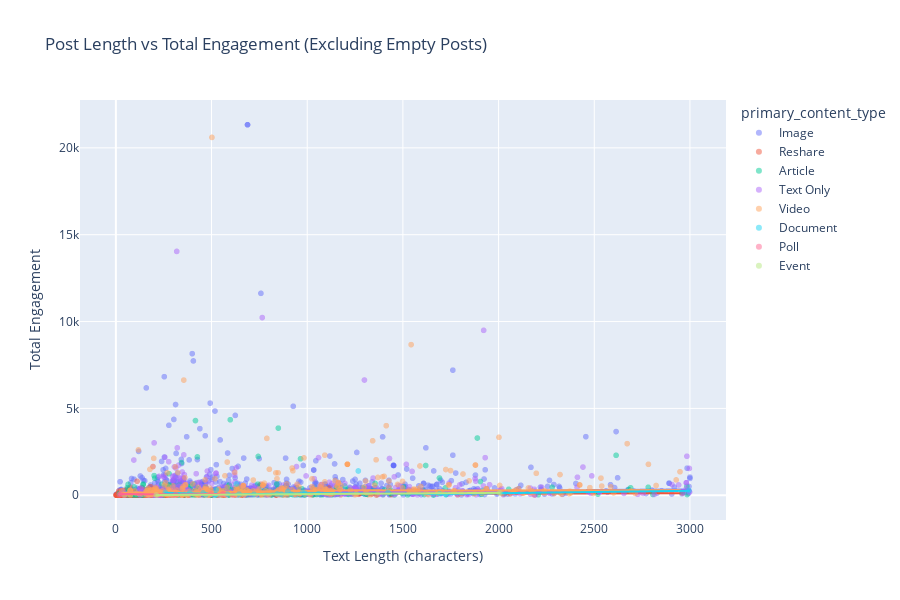

Source (notebook cell):
### Code cell
# Visualize length vs engagement with smooth curve
fig = px.scatter(
    df_with_text.sample(min(3000, len(df_with_text))),
    x='text_length',
    y='total_engagement',
    color='primary_content_type',
    title='Post Length vs Total Engagement (Excluding Empty Posts)',
    labels={'text_length': 'Text Length (characters)', 'total_engagement': 'Total Engagement'},
    opacity=0.5,
    trendline='lowess',
    hover_data=['authorName', 'numLikes', 'numShares', 'numComments']
)

fig.update_layout(height=600)
fig.show()

# Display static image for GitHub preview
from IPython.display import Image, display
import plotly.io as pio
try:
    img_bytes = pio.to_image(fig, format="png", width=1200, height=700)
    display(Image(img_bytes))
except Exception as e:
    print("Install kaleido: pip install kaleido")
fig.write_html('../output/figures/length_vs_engagement_detailed.html')

### Figure 1 — Plotly figure (JSON) as saved in the notebook; plotly's stock layout.template omitted (floating-point values rounded to 4 significant figures; data arrays with more than 128 entries replaced by an {"elided": "..."} marker saying what was removed)
{"data": [{"customdata": {"elided": "1117x4 mixed values"}, "hovertemplate": "primary_content_type=Image<br>Text Length (characters)=%{x}<br>Total Engagement=%{y}<br>authorName=%{customdata[0]}<br>numLikes=%{customdata[1]}<br>numShares=%{customdata[2]}<br>numComments=%{customdata[3]}<extra></extra>", "legendgroup": "Image", "marker": {"color": "#636efa", "opacity": 0.5, "symbol": "circle"}, "mode": "markers", "name": "Image", "showlegend": true, "type": "scattergl", "x": {"elided": "1117 int values"}, "xaxis": "x", "y": {"elided": "1117 int values"}, "yaxis": "y"}, {"hovertemplate": "<b>LOWESS trendline</b><br><br>primary_content_type=Image<br>Text Length (characters)=%{x}<br>Total Engagement=%{y} <b>(trend)</b><extra></extra>", "legendgroup": "Image", "marker": {"color": "#636efa", "symbol": "circle"}, "mode": "lines", "name": "Image", "showlegend": false, "type": "scattergl", "x": {"elided": "1117 int values"}, "xaxis": "x", "y": {"elided": "1117 float values"}, "yaxis": "y"}, {"customdata": {"elided": "620x4 mixed values"}, "hovertemplate": "primary_content_type=Reshare<br>Text Length (characters)=%{x}<br>Total Engagement=%{y}<br>authorName=%{customdata[0]}<br>numLikes=%{customdata[1]}<br>numShares=%{customdata[2]}<br>numComments=%{customdata[3]}<extra></extra>", "legendgroup": "Reshare", "marker": {"color": "#EF553B", "opacity": 0.5, "symbol": "circle"}, "mode": "markers", "name": "Reshare", "showlegend": true, "type": "scattergl", "x": {"elided": "620 int values"}, "xaxis": "x", "y": {"elided": "620 int values"}, "yaxis": "y"}, {"hovertemplate": "<b>LOWESS trendline</b><br><br>primary_content_type=Reshare<br>Text Length (characters)=%{x}<br>Total Engagement=%{y} <b>(trend)</b><extra></extra>", "legendgroup": "Reshare", "marker": {"color": "#EF553B", "symbol": "circle"}, "mode": "lines", "name": "Reshare", "showlegend": false, "type": "scattergl", "x": {"elided": "620 int values"}, "xaxis": "x", "y": {"elided": "620 float values"}, "yaxis": "y"}, {"customdata": {"elided": "433x4 mixed values"}, "hovertemplate": "primary_content_type=Article<br>Text Length (characters)=%{x}<br>Total Engagement=%{y}<br>authorName=%{customdata[0]}<br>numLikes=%{customdata[1]}<br>numShares=%{customdata[2]}<br>numComments=%{customdata[3]}<extra></extra>", "legendgroup": "Article", "marker": {"color": "#00cc96", "opacity": 0.5, "symbol": "circle"}, "mode": "markers", "name": "Article", "showlegend": true, "type": "scattergl", "x": {"elided": "433 int values"}, "xaxis": "x", "y": {"elided": "433 int values"}, "yaxis": "y"}, {"hovertemplate": "<b>LOWESS trendline</b><br><br>primary_content_type=Article<br>Text Length (characters)=%{x}<br>Total Engagement=%{y} <b>(trend)</b><extra></extra>", "legendgroup": "Article", "marker": {"color": "#00cc96", "symbol": "circle"}, "mode": "lines", "name": "Article", "showlegend": false, "type": "scattergl", "x": {"elided": "433 int values"}, "xaxis": "x", "y": {"elided": "433 float values"}, "yaxis": "y"}, {"customdata": {"elided": "387x4 mixed values"}, "hovertemplate": "primary_content_type=Text Only<br>Text Length (characters)=%{x}<br>Total Engagement=%{y}<br>authorName=%{customdata[0]}<br>numLikes=%{customdata[1]}<br>numShares=%{customdata[2]}<br>numComments=%{customdata[3]}<extra></extra>", "legendgroup": "Text Only", "marker": {"color": "#ab63fa", "opacity": 0.5, "symbol": "circle"}, "mode": "markers", "name": "Text Only", "showlegend": true, "type": "scattergl", "x": {"elided": "387 int values"}, "xaxis": "x", "y": {"elided": "387 int values"}, "yaxis": "y"}, {"hovertemplate": "<b>LOWESS trendline</b><br><br>primary_content_type=Text Only<br>Text Length (characters)=%{x}<br>Total Engagement=%{y} <b>(trend)</b><extra></extra>", "legendgroup": "Text Only", "marker": {"color": "#ab63fa", "symbol": "circle"}, "mode": "lines", "name": "Text Only", "showlegend": false, "type": "scattergl", "x": {"elided": "387 int values"}, "xaxis": "x", "y": {"elided": "387 float values"}, "yaxis": "y"}, {"customdata": {"elided": "411x4 mixed values"}, "hovertemplate": "primary_content_type=Video<br>Text Length (characters)=%{x}<br>Total Engagement=%{y}<br>authorName=%{customdata[0]}<br>numLikes=%{customdata[1]}<br>numShares=%{customdata[2]}<br>numComments=%{customdata[3]}<extra></extra>", "legendgroup": "Video", "marker": {"color": "#FFA15A", "opacity": 0.5, "symbol": "circle"}, "mode": "markers", "name": "Video", "showlegend": true, "type": "scattergl", "x": {"elided": "411 int values"}, "xaxis": "x", "y": {"elided": "411 int values"}, "yaxis": "y"}, {"hovertemplate": "<b>LOWESS trendline</b><br><br>primary_content_type=Video<br>Text Length (characters)=%{x}<br>Total Engagement=%{y} <b>(trend)</b><extra></extra>", "legendgroup": "Video", "marker": {"color": "#FFA15A", "symbol": "circle"}, "mode": "lines", "name": "Video", "showlegend": false, "type": "scattergl", "x": {"elided": "411 int values"}, "xaxis": "x", "y": {"elided": "411 float values"}, "yaxis": "y"}, {"customdata": [["Lightspeed", 61, 15, 3], ["Magnus Grimeland", 119, 5, 7], ["Venture Atlanta Conference", 55, 8, 10], ["Jordan Mazer", 26, 0, 38], ["James Donner", 49, 2, 6], ["Tom Humphrey", 197, 8, 17], ["Accel in India", 119, 5, 5], ["a16z Bio + Health", 134, 14, 6], ["Michelle You", 74, 5, 5], ["Transform", 28, 7, 1], ["Baz", 11, 1, 0], ["Richard Snee", 19, 2, 2], ["Ashwin Sreenivas", 55, 3, 4], ["Accel", 140, 13, 4], ["ModernLoop", 38, 12, 7], ["Kofi Ampadu", 142, 9, 6], ["Troy Kirwin", 205, 37, 31], ["Transform", 26, 4, 2], ["Andreessen Horowitz", 548, 82, 23], ["Martin Mignot", 105, 1, 11], ["Bits & Pretzels", 52, 3, 4], ["Joe Schmidt IV", 1183, 89, 125], ["Castelion", 274, 29, 8]], "hovertemplate": "primary_content_type=Document<br>Text Length (characters)=%{x}<br>Total Engagement=%{y}<br>authorName=%{customdata[0]}<br>numLikes=%{customdata[1]}<br>numShares=%{customdata[2]}<br>numComments=%{customdata[3]}<extra></extra>", "legendgroup": "Document", "marker": {"color": "#19d3f3", "opacity": 0.5, "symbol": "circle"}, "mode": "markers", "name": "Document", "showlegend": true, "type": "scattergl", "x": [1058, 456, 843, 644, 583, 899, 387, 259, 1691, 1724, 518, 521, 916, 976, 722, 1422, 2995, 470, 629, 988, 864, 1267, 524], "xaxis": "x", "y": [79, 131, 73, 64, 57, 222, 129, 154, 84, 36, 12, 23, 62, 157, 57, 157, 273, 32, 653, 117, 59, 1397, 311], "yaxis": "y"}, {"hovertemplate": "<b>LOWESS trendline</b><br><br>primary_content_type=Document<br>Text Length (characters)=%{x}<br>Total Engagement=%{y} <b>(trend)</b><extra></extra>", "legendgroup": "Document", "marker": {"color": "#19d3f3", "symbol": "circle"}, "mode": "lines", "name": "Document", "showlegend": false, "type": "scattergl", "x": [259, 387, 456, 470, 518, 521, 524, 583, 629, 644, 722, 843, 864, 899, 916, 976, 988, 1058, 1267, 1422, 1691, 1724, 2995], "xaxis": "x", "y": [142.9, 103.5, 84.7, 81.11, 69.37, 68.67, 67.98, 57.24, 59.7, 59.2, 64.89, 88.23, 91.32, 96.53, 98.97, 107.6, 109.3, 116.9, 105.3, 92.84, 78.99, 77.1, 255.7], "yaxis": "y"}, {"customdata": [["Jordan Mazer", 27, 1, 48], ["Jordan Mazer", 17, 0, 23], ["Jordan Mazer", 21, 1, 48], ["Jordan Mazer", 32, 0, 41], ["Jordan Mazer", 20, 0, 21], ["Jordan Mazer", 14, 1, 55], ["Jordan Mazer", 10, 0, 6]], "hovertemplate": "primary_content_type=Poll<br>Text Length (characters)=%{x}<br>Total Engagement=%{y}<br>authorName=%{customdata[0]}<br>numLikes=%{customdata[1]}<br>numShares=%{customdata[2]}<br>numComments=%{customdata[3]}<extra></extra>", "legendgroup": "Poll", "marker": {"color": "#FF6692", "opacity": 0.5, "symbol": "circle"}, "mode": "markers", "name": "Poll", "showlegend": true, "type": "scattergl", "x": [26, 19, 557, 497, 312, 562, 612], "xaxis": "x", "y": [76, 40, 70, 73, 41, 70, 16], "yaxis": "y"}, {"hovertemplate": "<b>LOWESS trendline</b><br><br>primary_content_type=Poll<br>Text Length (characters)=%{x}<br>Total Engagement=%{y} <b>(trend)</b><extra></extra>", "legendgroup": "Poll", "marker": {"color": "#FF6692", "symbol": "circle"}, "mode": "lines", "name": "Poll", "showlegend": false, "type": "scattergl", "x": [19, 26, 312, 497, 557, 562, 612], "xaxis": "x", "y": [40.0, 76.0, 41.0, 72.99, 71.78, 67.39, 16.18], "yaxis": "y"}, {"customdata": [["Transform", 44, 7, 87], ["Transform", 7, 3, 0]], "hovertemplate": "primary_content_type=Event<br>Text Length (characters)=%{x}<br>Total Engagement=%{y}<br>authorName=%{customdata[0]}<br>numLikes=%{customdata[1]}<br>numShares=%{customdata[2]}<br>numComments=%{customdata[3]}<extra></extra>", "legendgroup": "Event", "marker": {"color": "#B6E880", "opacity": 0.5, "symbol": "circle"}, "mode": "markers", "name": "Event", "showlegend": true, "type": "scattergl", "x": [2006, 211], "xaxis": "x", "y": [138, 10], "yaxis": "y"}, {"hovertemplate": "<b>LOWESS trendline</b><br><br>primary_content_type=Event<br>Text Length (characters)=%{x}<br>Total Engagement=%{y} <b>(trend)</b><extra></extra>", "legendgroup": "Event", "marker": {"color": "#B6E880", "symbol": "circle"}, "mode": "lines", "name": "Event", "showlegend": false, "type": "scattergl", "x": [211, 2006], "xaxis": "x", "y": [10.0, 138.0], "yaxis": "y"}], "layout": {"height": 600, "legend": {"title": {"text": "primary_content_type"}, "tracegroupgap": 0}, "title": {"text": "Post Length vs Total Engagement (Excluding Empty Posts)"}, "xaxis": {"anchor": "y", "domain": [0, 1], "title": {"text": "Text Length (characters)"}}, "yaxis": {"anchor": "x", "domain": [0, 1], "title": {"text": "Total Engagement"}}}}
